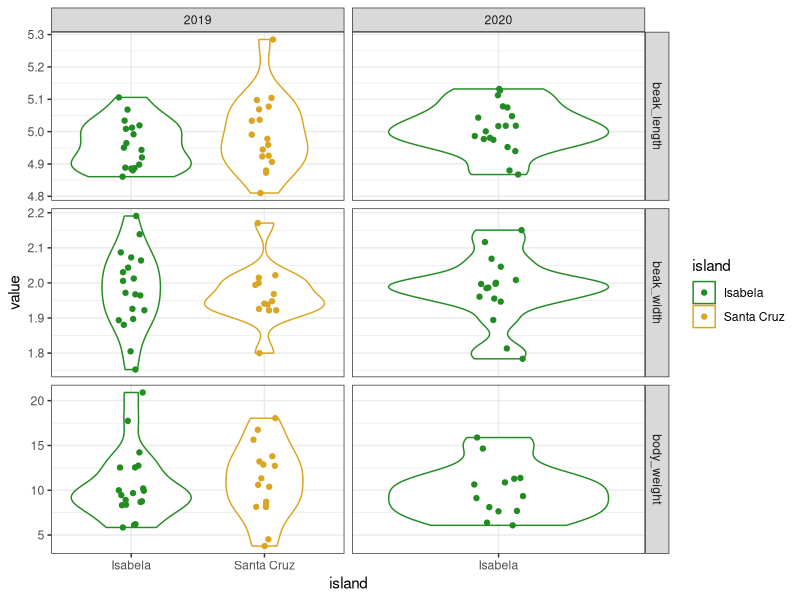
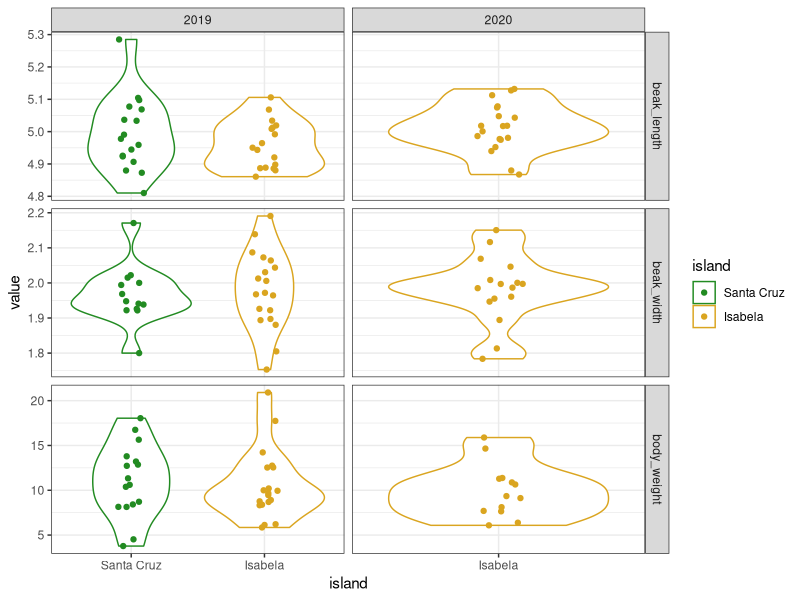

Here is the R script that generated these plots, in order:
## ---- chunk 1
library(tibble)
library(tidyr)
## ---- chunk 2
# Make a data frame
data.frame(who = c("Pratik", "Theo", "Raph"), chapt = c("1, 4", "3", "2, 5"))

# Or an equivalent tibble
tibble(who = c("Pratik", "Theo", "Raph"), chapt = c("1, 4", "3", "2, 5"))
## ---- chunk 3
tribble(
  ~who, ~chapt,
  "Pratik", "1, 4",
  "Theo", "3",
  "Raph", "2, 5"
)
## ---- chunk 4
# Perform a PCA on mtcars 
pca_scores <- prcomp(mtcars)$x
head(pca_scores) # looks like a data frame or a tibble...
class(pca_scores) # but is actually a matrix

# Convert to tibble
as_tibble(pca_scores)
## ---- chunk 5
# We first simulate random data
beak_lengths <- rnorm(100, mean = 5, sd = 0.1)
beak_widths <- rnorm(100, mean = 2, sd = 0.1)
body_weights <- rgamma(100, shape = 10, rate = 1)
islands <- rep(c("Isabela", "Santa Cruz"), each = 50)

# Assemble into a tibble
data <- tibble(
  id = 1:100,
  body_weight = body_weights,
  beak_length = beak_lengths,  
  beak_width = beak_widths,
  island = islands
)

# Snapshot
data
## ---- chunk 6
data <- pivot_longer(
  data, 
  cols = c("body_weight", "beak_length", "beak_width"),
  names_to = "variable"
)
data
## ---- chunk 7
# Make a contingency table
ctg <- with(data, table(island, variable))
ctg
## ---- chunk 8
# Contingency table is pivoted to the long-format automatically
as_tibble(ctg)
## ---- chunk 9
pivot_wider(
  data, 
  names_from = "variable", 
  values_from = "value", 
  id_cols = c("id", "island")
)
## ---- chunk 10
# We replace 100 random observations by NAs
ii <- sample(nrow(data), 100)
data$value[ii] <- NA
data
## ---- chunk 11
drop_na(data, value)
## ---- chunk 12
replace_na(data, replace = list(value = -999))
## ---- chunk 13
fill(data, value)
## ---- chunk 14
# Sample random dates for each observation
data$day <- sample(30, nrow(data), replace = TRUE)
data$month <- sample(12, nrow(data), replace = TRUE)
data$year <- sample(2019:2020, nrow(data), replace = TRUE)
data
## ---- chunk 15
data <- unite(data, day, month, year, col = "date", sep = "-")
data
## ---- chunk 16
separate(data, date, into = c("day", "month", "year"))
## ---- chunk 17
separate_rows(data, date)
## ---- chunk 18
data <- separate(data, date, into = c("day", "month", "year"))
to_rm <- with(data, island == "Santa Cruz" & year == "2020")
data <- data[!to_rm,]
tail(data)
## ---- chunk 19
expand_grid(
  island = c("Isabela", "Santa Cruz"), 
  year = c("2019", "2020")
)
## ---- chunk 20
expand(data, island, year)
## ---- chunk 21
nrow_Isabela <- with(data, length(which(island == "Isabela")))
nrow_SantaCruz <- with(data, length(which(island == "Santa Cruz")))
sites_Isabela <- sample(c("A", "B"), size = nrow_Isabela, replace = TRUE)
sites_SantaCruz <- sample(c("C", "D"), size = nrow_SantaCruz, replace = TRUE)
sites <- c(sites_Isabela, sites_SantaCruz)
data$site <- sites
data
## ---- chunk 22
expand(data, nesting(island, site, year))
## ---- chunk 23
expand(data, crossing(nesting(island, site), year)) # both can be used together
## ---- chunk 24
tail(complete(data, crossing(nesting(island, site), year))) 
# the last row has been added, full of NAs
## ---- chunk 25
library(broom)
fit <- lm(mpg ~ cyl, mtcars)
summary(fit)
tidy(fit) # returns a tibble
## ---- chunk 26
library(forcats)
## ---- chunk 27
my_char_vec <- c("Pratik", "Theo", "Raph")
my_char_vec
## ---- chunk 28
my_fact_vec <- factor(my_char_vec) # as.factor would work too
my_fact_vec
## ---- chunk 29
factor(c(my_char_vec, "Raph"))
## ---- chunk 30
levels(my_fact_vec)
## ---- chunk 31
# Make the plotting code a function so we can re-use it without copying and pasting
my_plot <- function(data) {
  
  # We do not cover the ggplot functions in this chapter, this is just to
  # illustrate our use-case, wait until chapter 5!
  library(ggplot2)
  ggplot(data, aes(x = island, y = value, color = island)) + 
    geom_violin() + 
    geom_jitter(width = 0.1) +
    facet_grid(variable ~ year, scales = "free") +
    theme_bw() +
    scale_color_manual(values = c("forestgreen", "goldenrod"))
  
}

my_plot(data)
# Remember that data are missing from Santa Cruz in 2020
## ---- chunk 32
data$island <- as.factor(data$island) # turn this column into a factor
data$island <- fct_relevel(data$island, c("Santa Cruz", "Isabela"))
my_plot(data) # order of islands has changed!
## ---- chunk 33
data$island[1:10]
fct_relevel(data$island, c("Isabela", "Santa Cruz"))[1:10] # same thing, different levels
## ---- chunk 34
data$variable <- as.factor(data$variable)
levels(data$variable)
levels(fct_inorder(data$variable))
## ---- chunk 35
levels(fct_rev(data$island)) # back in the alphabetical order
## ---- chunk 36
fct_recode(
  my_fact_vec, 
  "Pratik Gupte" = "Pratik", 
  "Theo Pannetier" = "Theo", 
  "Raphael Scherrer" = "Raph"
)
## ---- chunk 37
fct_collapse(my_fact_vec, EU = c("Theo", "Raph"), NonEU = "Pratik")
## ---- chunk 38
data <- data[data$island == "Santa Cruz",] # keep only one island
unique(data$island) # Isabela is gone from the labels
levels(data$island) # but not from the levels
## ---- chunk 39
data <- droplevels(data)
levels(data$island)
## ---- chunk 40
data$island <- fct_drop(data$island)
